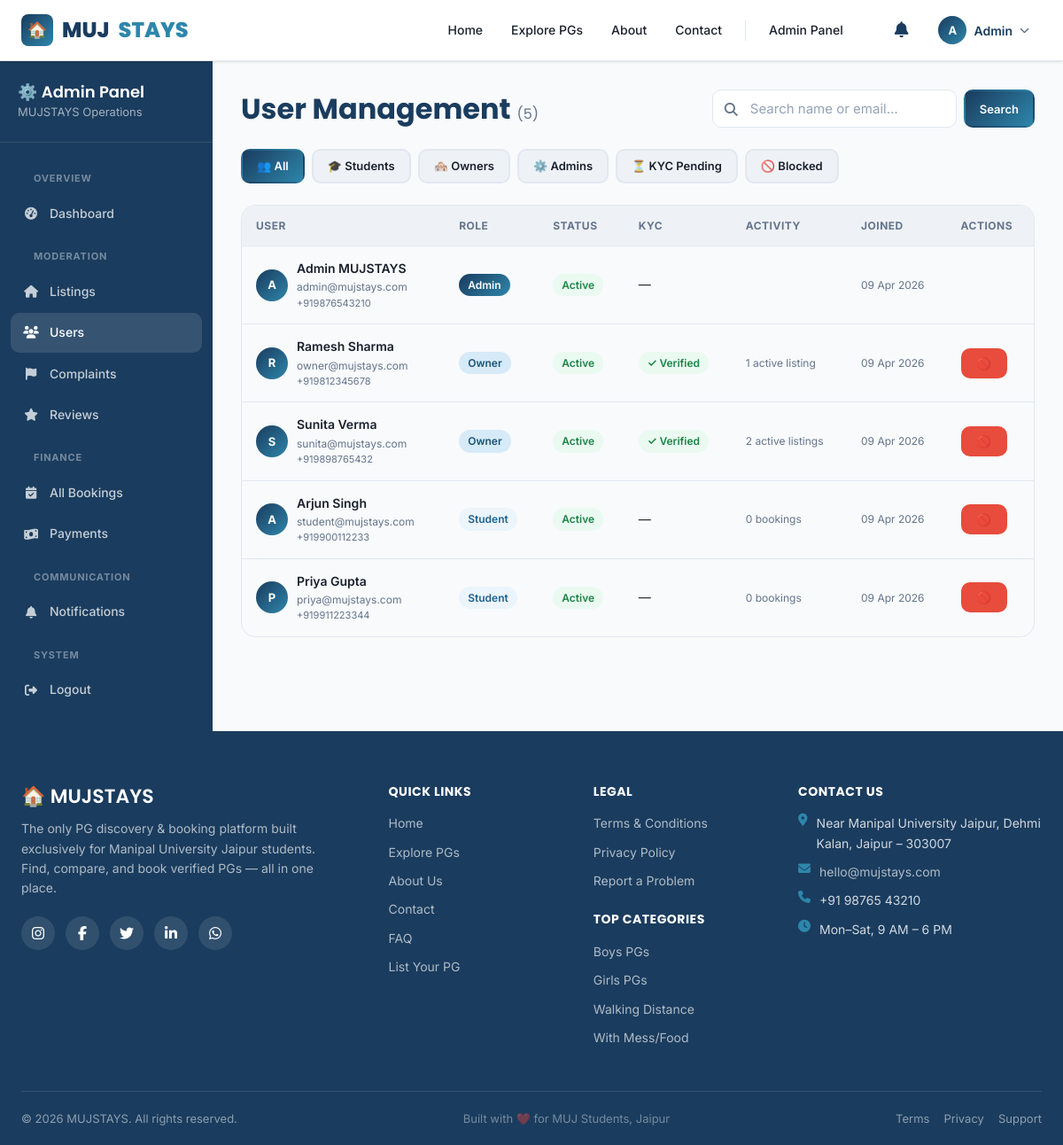
The page /admin/users.php (signed in) on the database its author committed.
### tables this page shows
CREATE TABLE `users` (
  `id` INT UNSIGNED NOT NULL AUTO_INCREMENT,
  `name` VARCHAR(100) NOT NULL,
  `email` VARCHAR(150) NOT NULL,
  `password_hash` VARCHAR(255) NOT NULL,
  `phone` VARCHAR(15) DEFAULT NULL,
  `role` ENUM('student', 'owner', 'admin') NOT NULL DEFAULT 'student',
  `gender` ENUM('male', 'female', 'other') DEFAULT NULL,
  `profile_photo` VARCHAR(300) DEFAULT NULL,
  `is_verified` TINYINT(1) DEFAULT 0,
  `is_kyc_verified` TINYINT(1) DEFAULT 0,
  `is_active` TINYINT(1) DEFAULT 1,
  `is_deleted` TINYINT(1) DEFAULT 0,
  `otp_code` VARCHAR(6) DEFAULT NULL,
  `otp_expires_at` DATETIME DEFAULT NULL,
  `login_attempts` INT DEFAULT 0,
  `locked_until` DATETIME DEFAULT NULL,
  `created_at` DATETIME DEFAULT CURRENT_TIMESTAMP,
  `updated_at` DATETIME DEFAULT NULL ON UPDATE CURRENT_TIMESTAMP,
  PRIMARY KEY (`id`),
  UNIQUE KEY `email` (`email`)
);

### includes/helpers.php (called while the page is built, shortened)
<?php
function paginate(int $total, int $per_page = 12, string $param = 'page'): array {
    $current = max(1, (int)($_GET[$param] ?? 1));
    $total_pages = max(1, ceil($total / $per_page));
    $current = min($current, $total_pages);
    $offset = ($current - 1) * $per_page;
    return compact('current', 'total_pages', 'offset', 'per_page', 'total');
}

### includes/auth_check.php (called while the page is built, shortened)
<?php
function current_user_id(): int {
    return (int)($_SESSION['user_id'] ?? 0);
}

### admin/users.php (the view, shortened to what this page needs)
<?php
require_once '../includes/db.php';
require_once '../includes/auth_check.php';
require_once '../includes/helpers.php';
$role_filter = $_GET['role']??'all';
$q = trim($_GET['q']??'');
$filter = $_GET['filter']??'';
$where='1=1'; $params=[];
$total=$pdo->prepare("SELECT COUNT(*) FROM users u WHERE $where"); $total->execute($params); $total=(int)$total->fetchColumn();
$pag=paginate($total,20);
$users=$pdo->prepare("SELECT u.*,
    (SELECT COUNT(*) FROM pg_listings WHERE owner_id=u.id AND status='approved') AS active_listings,
    (SELECT COUNT(*) FROM bookings WHERE student_id=u.id) AS total_bookings,
    k.file_path AS kyc_path, k.doc_type AS kyc_type, k.status AS kyc_status
    FROM users u
    LEFT JOIN kyc_documents k ON k.id = (SELECT id FROM kyc_documents WHERE owner_id=u.id ORDER BY created_at DESC LIMIT 1)
    WHERE $where
    ORDER BY u.created_at DESC LIMIT {$pag['per_page']} OFFSET {$pag['offset']}");
$users->execute($params); $users=$users->fetchAll();
?>
<!DOCTYPE html>
<html lang="en"><head><meta charset="UTF-8"><meta name="viewport" content="width=device-width,initial-scale=1">
<link rel="stylesheet" href="<?= BASE_URL ?>/assets/css/style.css">
<link rel="stylesheet" href="https://cdnjs.cloudflare.com/ajax/libs/font-awesome/6.5.0/css/all.min.css">
</head><body>
<?php require_once '../components/navbar.php'; ?>
<div class="dashboard-layout">
  <?php require_once '../components/sidebar.php'; ?>
  <div class="main-content">
    <div style="display:flex;justify-content:space-between;align-items:center;margin-bottom:24px;flex-wrap:wrap;gap:12px">
      <h2 style="margin:0">User Management <span style="font-size:16px;color:var(--text-muted);font-weight:400">(<?= $total ?>)</span></h2>
      <form method="GET" style="display:flex;gap:8px;flex-wrap:wrap">
        <div class="input-group"><i class="fas fa-search input-icon"></i>
        <input type="text" name="q" class="form-control" placeholder="Search name or email…" value="<?= htmlspecialchars($q) ?>"></div>
        <button type="submit" class="btn btn-primary btn-sm">Search</button>
      </form>
    </div>
    <div style="display:flex;gap:8px;margin-bottom:24px;flex-wrap:wrap">
      <?php foreach(['all'=>'👥 All','student'=>'🎓 Students','owner'=>'🏘️ Owners','admin'=>'⚙️ Admins'] as $k=>$v): ?>
        <a href="?role=<?= $k ?>&q=<?= urlencode($q) ?>" class="btn <?= $role_filter===$k?'btn-primary':'btn-secondary' ?> btn-sm"><?= $v ?></a>
      <?php endforeach; ?>
      <a href="?filter=kyc_pending" class="btn <?= $filter==='kyc_pending'?'btn-warning':'btn-secondary' ?> btn-sm">⏳ KYC Pending</a>
      <a href="?filter=blocked"     class="btn <?= $filter==='blocked'?'btn-danger':'btn-secondary' ?> btn-sm">🚫 Blocked</a>
    </div>
    <div class="table-wrap">
      <table>
        <thead><tr><th>User</th><th>Role</th><th>Status</th><th>KYC</th><th>Activity</th><th>Joined</th><th>Actions</th></tr></thead>
        <tbody>
          <?php foreach($users as $u): ?>
          <tr>
            <td>
              <div style="display:flex;align-items:center;gap:10px">
                <div style="width:36px;height:36px;background:linear-gradient(135deg,var(--primary),var(--accent));border-radius:50%;display:grid;place-items:center;color:#fff;font-weight:700;font-size:13px;flex-shrink:0"><?= strtoupper(mb_substr($u['name'],0,1)) ?></div>
                <div>
                  <div style="font-weight:600;font-size:14px"><?= htmlspecialchars($u['name']) ?></div>
                  <div style="font-size:12px;color:var(--text-muted)"><?= htmlspecialchars($u['email']) ?></div>
                  <?php if ($u['phone']): ?><div style="font-size:11px;color:var(--text-muted)"><?= htmlspecialchars($u['phone']) ?></div><?php endif; ?>
                </div>
              </div>
            </td>
            <td><span class="badge <?= ['student'=>'badge-info','owner'=>'badge-blue','admin'=>'badge-primary'][$u['role']]??'badge-secondary' ?>"><?= ucfirst($u['role']) ?></span></td>
            <td>
              <?php if (!$u['is_active']): ?><span class="badge badge-danger">Blocked</span>
              <?php elseif ($u['is_verified']): ?><span class="badge badge-success">Active</span>
              <?php else: ?><span class="badge badge-warning">Unverified</span><?php endif; ?>
            </td>
            <td>
              <?php if ($u['role']==='owner'): ?>
                <?php if ($u['is_kyc_verified']): ?><span class="badge badge-success">✓ Verified</span>
                <?php elseif ($u['kyc_status'] === 'rejected'): ?>
                  <span class="badge badge-danger">Rejected</span>
                  <div style="margin-top:4px"><a href="<?= BASE_URL . '/' . $u['kyc_path'] ?>" target="_blank" class="btn btn-ghost btn-sm" style="padding:2px 5px;font-size:10px;color:var(--accent)"><i class="fas fa-file-alt"></i> View ID</a></div>
                <?php else: ?>
                  <span class="badge badge-ghost">No Upload</span>
                <?php endif; ?>
              <?php else: ?>—<?php endif; ?>
            </td>
            <td style="font-size:12px;color:var(--text-muted)">
              <?php if ($u['role']==='student'): ?><?= $u['total_bookings'] ?> booking<?=$u['total_bookings']!=1?'s':''?>
              <?php elseif ($u['role']==='owner'): ?><?= $u['active_listings'] ?> active listing<?=$u['active_listings']!=1?'s':''?><?php endif; ?>
            </td>
            <td style="font-size:12px;color:var(--text-muted)"><?= date('d M Y',strtotime($u['created_at'])) ?></td>
            <td>
              <?php if ($u['id'] !== current_user_id()): ?>
              <form method="POST" style="display:inline">
                <?php if ($u['is_active']): ?>
                  <button name="action" value="block" class="btn btn-danger btn-sm" onclick="return confirm('Block this user?')" title="Block user">🚫</button>
                <?php else: ?>
                  <button name="action" value="unblock" class="btn btn-success btn-sm" onclick="return confirm('Unblock this user?')" title="Unblock">✓</button>
                <?php endif; ?>
              </form>
              <?php endif; ?>
            </td>
          </tr>
          <?php endforeach; ?>
        </tbody>
      </table>
    </div>
  </div>
</div>
<?php require_once '../components/footer.php'; ?>
</body></html>

### assets/css/style.css (style rules this page uses)
:root { --primary: #1A3C5E; --primary-d: #0f2540; --accent: #2E86AB; --accent-d: #1a6080; --success: #27AE60; --warning: #F39C12; --danger: #E74C3C; --info: #3498DB; --bg: #F8FAFC; --bg2: #EEF2F7; --card-bg: #FFFFFF; --border: #E2E8F0; --text: #1A202C; --text-muted: #64748B; --text-light: #94A3B8; --shadow-sm: 0 1px 3px rgba(0,0,0,.08), 0 1px 2px rgba(0,0,0,.05); --shadow: 0 4px 16px rgba(0,0,0,.1); --shadow-lg: 0 10px 40px rgba(0,0,0,.14); --radius: 10px; --radius-lg: 16px; --transition: all .25s cubic-bezier(.4,0,.2,1); --font-body: 'Inter', sans-serif; --font-head: 'Poppins', sans-serif; }
*, *::before, *::after { box-sizing: border-box; margin: 0; padding: 0; }
html { scroll-behavior: smooth; }
body { font-family: var(--font-body); font-size: 16px; color: var(--text); background: var(--bg); line-height: 1.6; min-height: 100vh; overflow-x: hidden; }
a { color: var(--accent); text-decoration: none; transition: var(--transition); }
h1,h2,h3,h4,h5,h6 { font-family: var(--font-head); line-height: 1.25; color: var(--primary); }
h2 { font-size: 2rem; font-weight: 700; }
.btn { display: inline-flex; align-items: center; justify-content: center; gap: 8px; padding: 10px 22px; border-radius: var(--radius); font-size: 14px; font-weight: 600; cursor: pointer; transition: var(--transition); border: 2px solid transparent; font-family: var(--font-body); white-space: nowrap; text-decoration: none !important; }
.btn-sm { padding: 7px 16px; font-size: 13px; }
.btn-primary { background: linear-gradient(135deg, var(--primary), var(--accent)); color: #fff !important; border-color: transparent; }
.btn-danger { background: var(--danger); color: #fff !important; border-color: var(--danger); }
.btn-secondary { background: var(--bg2); color: var(--text) !important; border-color: var(--border); }
.badge { display: inline-flex; align-items: center; gap: 4px; padding: 3px 10px; border-radius: 999px; font-size: 12px; font-weight: 600; white-space: nowrap; }
.badge-success { background: #EAFAF1; color: #1D8348; }
.badge-info { background: #EBF5FB; color: #1F618D; }
.badge-blue { background: #D6EAF8; color: #1A5276; }
.badge-primary { background: linear-gradient(135deg,var(--primary),var(--accent)); color: #fff; }
.form-control, .form-select { width: 100%; padding: 11px 16px; font-size: 15px; border: 1.5px solid var(--border); border-radius: var(--radius); background: #fff; color: var(--text); transition: var(--transition); font-family: var(--font-body); outline: none; }
.form-control::placeholder { color: var(--text-light); }
.input-group { position: relative; }
.input-group .form-control { padding-left: 42px; }
.table-wrap { overflow-x: auto; border-radius: var(--radius-lg); border: 1px solid var(--border); }
table { width: 100%; border-collapse: collapse; }
thead th { background: var(--bg2); padding: 13px 16px; text-align: left; font-size: 12px; font-weight: 700; text-transform: uppercase; letter-spacing: .5px; color: var(--text-muted); white-space: nowrap; }
tbody td { padding: 14px 16px; font-size: 14px; border-top: 1px solid var(--border); }
tbody tr:last-child td { border-bottom: none; }
.dashboard-layout { display: grid; grid-template-columns: 240px 1fr; gap: 0; min-height: calc(100vh - 68px); }
.main-content { padding: 32px; background: var(--bg); }

### rows shown on the page
users: name "A", name "Admin MUJSTAYS", email "admin@mujstays.com", phone "+919876543210", role "Admin", is_active "Active", created_at "09 Apr 2026"
users: name "R", name "Ramesh Sharma", email "owner@mujstays.com", phone "+919812345678", role "Owner", is_active "Active", is_kyc_verified "✓ Verified", active_listings "1", created_at "09 Apr 2026"
users: name "S", name "Sunita Verma", email "sunita@mujstays.com", phone "+919898765432", role "Owner", is_active "Active", is_kyc_verified "✓ Verified", active_listings "2", created_at "09 Apr 2026"
users: name "A", name "Arjun Singh", email "student@mujstays.com", phone "+919900112233", role "Student", is_active "Active", total_bookings "0", created_at "09 Apr 2026"
users: name "P", name "Priya Gupta", email "priya@mujstays.com", phone "+919911223344", role "Student", is_active "Active", total_bookings "0", created_at "09 Apr 2026"

### other values the page prints
mb_substr($user_name, 0, 1) "A"
explode(' ', $user_name)[0] "Admin"
$total "5"
$v "👥 All"
$v "🎓 Students"
$v "🏘️ Owners"
$v "⚙️ Admins"
